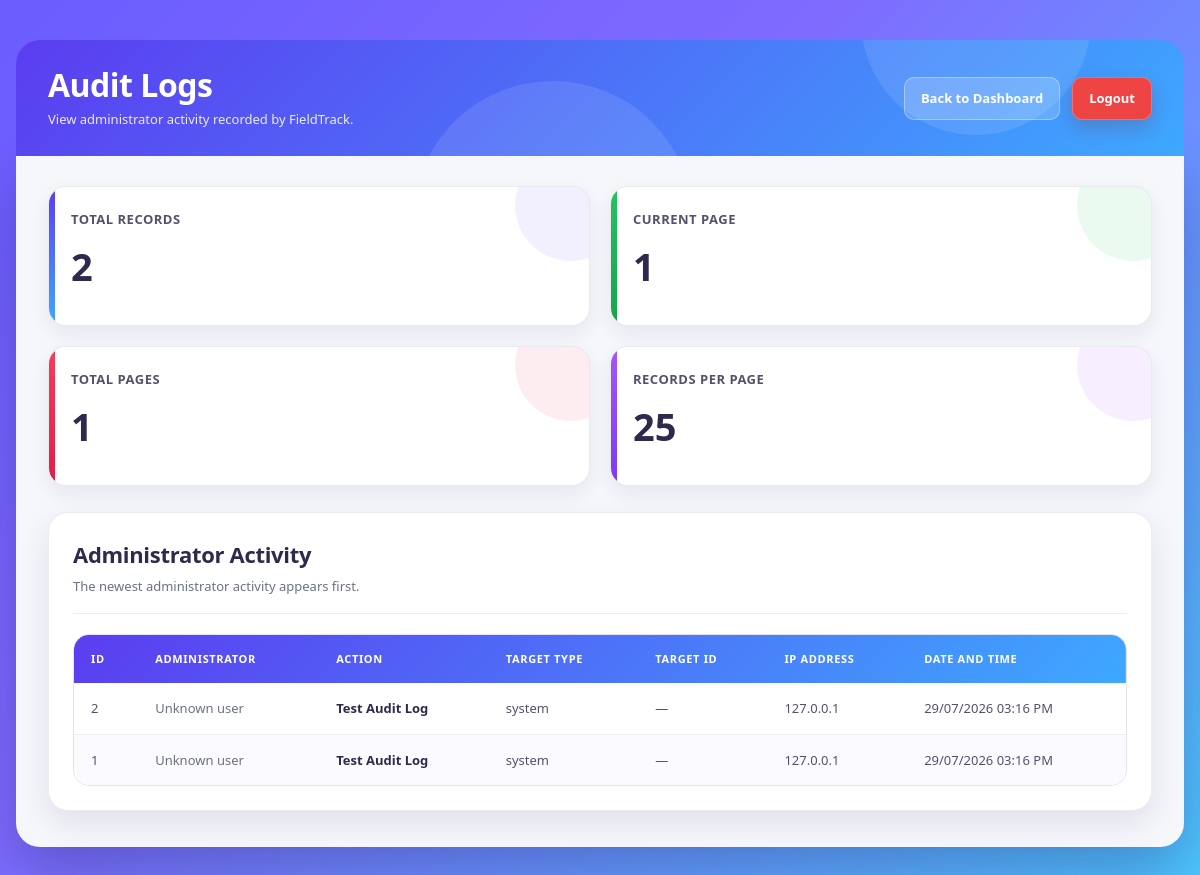
/audit_logs.php (signed in), run on the app's committed database.
### tables this page shows
CREATE TABLE audit_logs (
    id BIGINT UNSIGNED AUTO_INCREMENT PRIMARY KEY,

    user_id INT UNSIGNED DEFAULT NULL,

    action VARCHAR(100) NOT NULL,

    target_type VARCHAR(50) DEFAULT NULL,

    target_id BIGINT UNSIGNED DEFAULT NULL,

    ip_address VARCHAR(45) DEFAULT NULL,

    created_at DATETIME NOT NULL
        DEFAULT CURRENT_TIMESTAMP,

    INDEX idx_audit_user_created (
        user_id,
        created_at
    ),

    INDEX idx_audit_created_id (
        created_at,
        id
    ),

    INDEX idx_audit_action_created (
        action,
        created_at
    ),

    CONSTRAINT fk_audit_user
        FOREIGN KEY (user_id)
        REFERENCES users(id)
        ON UPDATE CASCADE
        ON DELETE SET NULL
);

### audit_logs.php (the view, shortened to what this page needs)
<?php
require_once 'db.php';
function escapeAuditValue(mixed $value): string
{
    return htmlspecialchars(
        (string) $value,
        ENT_QUOTES,
        'UTF-8'
    );
}
function formatAuditAction(string $action): string
{
    $action = trim($action);
    return ucwords(
        strtolower(
            str_replace(
                '_',
                ' ',
                $action
            )
        )
    );
}
function formatAuditDate(
    ?string $dateTime
): string {
    $timestamp = strtotime($dateTime);
    return date(
        'd/m/Y h:i A',
        $timestamp
    );
}
$page = filter_input(
    INPUT_GET,
    'page',
    FILTER_VALIDATE_INT
);
if (
    $page === false ||
    $page === null ||
    $page < 1
) {
    $page = 1;
}
$auditLogs = [];
try {
    $countResult = $conn->query(
        "SELECT
            COUNT(*) AS total_records
         FROM audit_logs"
    );
    $countRow = $countResult->fetch_assoc();
    $totalRecords = (int) (
        $countRow['total_records'] ?? 0
    );
    $totalPages = max(
        1,
        (int) ceil(
            $totalRecords /
            AUDIT_RECORDS_PER_PAGE
        )
    );
    $recordsPerPage =
        AUDIT_RECORDS_PER_PAGE;
    $offset =
        ($page - 1) *
        AUDIT_RECORDS_PER_PAGE;
    $stmt = $conn->prepare(
        "SELECT
            audit_logs.id,
            audit_logs.user_id,
            audit_logs.action,
            audit_logs.target_type,
            audit_logs.target_id,
            audit_logs.ip_address,
            audit_logs.created_at,
            users.name,
            users.username
         FROM audit_logs
         LEFT JOIN users
            ON users.id =
               audit_logs.user_id
         ORDER BY
            audit_logs.created_at DESC,
            audit_logs.id DESC
         LIMIT ?
         OFFSET ?"
    );
    $stmt->bind_param(
        'ii',
        $recordsPerPage,
        $offset
    );
    $stmt->execute();
    $auditResult = $stmt->get_result();
    while (
        $auditLog =
            $auditResult->fetch_assoc()
    ) {
        $auditLogs[] = $auditLog;
    }
} catch (Throwable $error) {
    error_log(
        'FieldTrack audit page error: ' .
        $error->getMessage()
    );
    http_response_code(500);
    exit(
        'Audit records could not be loaded. ' .
        'Please check that the audit_logs table exists.'
    );
}
?>
<!DOCTYPE html>
<html lang="en">
<head>
    <link
        rel="stylesheet"
        href="admin_style.css"
    >
</head>
<body>
<header class="admin-header">
    <div>
        <h1>Audit Logs</h1>
        <p>
            View administrator activity recorded
            by FieldTrack.
        </p>
    </div>
    <div class="header-actions">
        <a
            href="admin_panel.php"
            class="logout-btn audit-btn"
        >
            Back to Dashboard
        </a>
        <a
            href="logout.php"
            class="logout-btn"
        >
            Logout
        </a>
    </div>
</header>
<main class="admin-container">
    <section class="summary-grid">
        <div class="summary-card">
            <h3>Total Records</h3>
            <p>
                <?= $totalRecords ?>
            </p>
        </div>
        <div class="summary-card">
            <h3>Current Page</h3>
            <p>
                <?= $page ?>
            </p>
        </div>
        <div class="summary-card">
            <h3>Total Pages</h3>
            <p>
                <?= $totalPages ?>
            </p>
        </div>
        <div class="summary-card">
            <h3>Records Per Page</h3>
            <p>
                <?= AUDIT_RECORDS_PER_PAGE ?>
            </p>
        </div>
    </section>
    <section class="admin-section">
        <div class="section-title">
            <div>
                <h2>Administrator Activity</h2>
                <p>
                    The newest administrator activity
                    appears first.
                </p>
            </div>
        </div>
        <div class="table-wrapper">
            <table class="records-table">
                <thead>
                    <tr>
                        <th>ID</th>
                        <th>Administrator</th>
                        <th>Action</th>
                        <th>Target Type</th>
                        <th>Target ID</th>
                        <th>IP Address</th>
                        <th>Date and Time</th>
                    </tr>
                </thead>
                <tbody>
                <?php if (
                    count($auditLogs) > 0
                ): ?>
                    <?php foreach (
                        $auditLogs as $log
                    ): ?>
                        <tr>
                            <td>
                                <?= (int) $log['id'] ?>
                            </td>
                            <td>
                                <?php if (
                                    !empty($log['name'])
                                ): ?>
                                    <strong>
                                        <?= escapeAuditValue(
                                            $log['name']
                                        ) ?>
                                    </strong>
                                    <br>
                                    <span>
                                        @<?= escapeAuditValue(
                                            $log['username'] ??
                                            ''
                                        ) ?>
                                    </span>
                                <?php else: ?>
                                    <span>
                                        Unknown user
                                    </span>
                                <?php endif; ?>
                            </td>
                            <td>
                                <strong>
                                    <?= escapeAuditValue(
                                        formatAuditAction(
                                            (string) (
                                                $log['action'] ??
                                                ''
                                            )
                                        )
                                    ) ?>
                                </strong>
                            </td>
                            <td>
                                <?php if (
                                    !empty(
                                        $log['target_type']
                                    )
                                ): ?>
                                    <?= escapeAuditValue(
                                        $log['target_type']
                                    ) ?>
                                <?php else: ?>
                                    &mdash;
                                <?php endif; ?>
                            </td>
                            <td>
                                <?php if (
                                    $log['target_id'] !==
                                    null
                                ): ?>
                                    <?= (int) $log['target_id'] ?>
                                <?php else: ?>
                                    &mdash;
                                <?php endif; ?>
                            </td>
                            <td>
                                <?= escapeAuditValue(
                                    !empty(
                                        $log['ip_address']
                                    )
                                        ? $log['ip_address']
                                        : 'Not available'
                                ) ?>
                            </td>
                            <td>
                                <?= escapeAuditValue(
                                    formatAuditDate(
                                        $log['created_at'] ??
                                        null
                                    )
                                ) ?>
                            </td>
                        </tr>
                    <?php endforeach; ?>
                <?php endif; ?>
                </tbody>
            </table>
        </div>
    </section>
</main>
</body>
</html>

### data on the page
audit_logs: id "2", action "Test Audit Log", target_type "system", ip_address "127.0.0.1", created_at "29/07/2026 03:16 PM"
audit_logs: id "1", action "Test Audit Log", target_type "system", ip_address "127.0.0.1", created_at "29/07/2026 03:16 PM"

### other printed values
$totalRecords "2"
$page "1"
$totalPages "1"
AUDIT_RECORDS_PER_PAGE "25"
